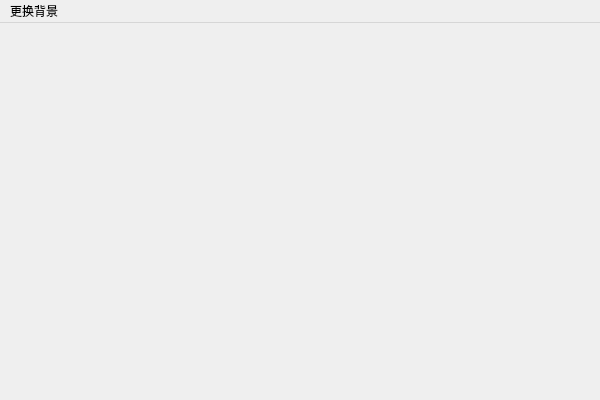
<?xml version="1.0" encoding="UTF-8"?>
<ui version="4.0">
 <class>WolvesClass</class>
 <widget class="QMainWindow" name="WolvesClass">
  <property name="geometry">
   <rect>
    <x>0</x>
    <y>0</y>
    <width>600</width>
    <height>400</height>
   </rect>
  </property>
  <property name="minimumSize">
   <size>
    <width>600</width>
    <height>400</height>
   </size>
  </property>
  <property name="maximumSize">
   <size>
    <width>600</width>
    <height>400</height>
   </size>
  </property>
  <property name="windowTitle">
   <string>Wolves</string>
  </property>
  <widget class="QWidget" name="centralWidget">
   <widget class="QLabel" name="label">
    <property name="geometry">
     <rect>
      <x>0</x>
      <y>-20</y>
      <width>600</width>
      <height>400</height>
     </rect>
    </property>
    <property name="text">
     <string/>
    </property>
    <property name="pixmap">
     <pixmap>:/Wolves/bg1.png</pixmap>
    </property>
   </widget>
  </widget>
  <widget class="QMenuBar" name="menuBar">
   <property name="geometry">
    <rect>
     <x>0</x>
     <y>0</y>
     <width>600</width>
     <height>26</height>
    </rect>
   </property>
   <widget class="QMenu" name="menu">
    <property name="title">
     <string>更换背景</string>
    </property>
    <addaction name="actionBackground1"/>
    <addaction name="actionBackground2"/>
    <addaction name="actionBackground3"/>
    <addaction name="actionBackground4"/>
    <addaction name="actionBackground5"/>
    <addaction name="actionBackground6"/>
   </widget>
   <addaction name="menu"/>
  </widget>
  <action name="actionBackground1">
   <property name="text">
    <string>background1</string>
   </property>
  </action>
  <action name="actionBackground2">
   <property name="text">
    <string>background2</string>
   </property>
  </action>
  <action name="actionBackground3">
   <property name="text">
    <string>background3</string>
   </property>
  </action>
  <action name="actionBackground4">
   <property name="text">
    <string>background4</string>
   </property>
  </action>
  <action name="actionBackground5">
   <property name="text">
    <string>background5</string>
   </property>
  </action>
  <action name="actionBackground6">
   <property name="text">
    <string>background6</string>
   </property>
  </action>
 </widget>
 <layoutdefault spacing="6" margin="11"/>
 <resources>
  <include location="Wolves.qrc"/>
 </resources>
 <connections/>
</ui>
